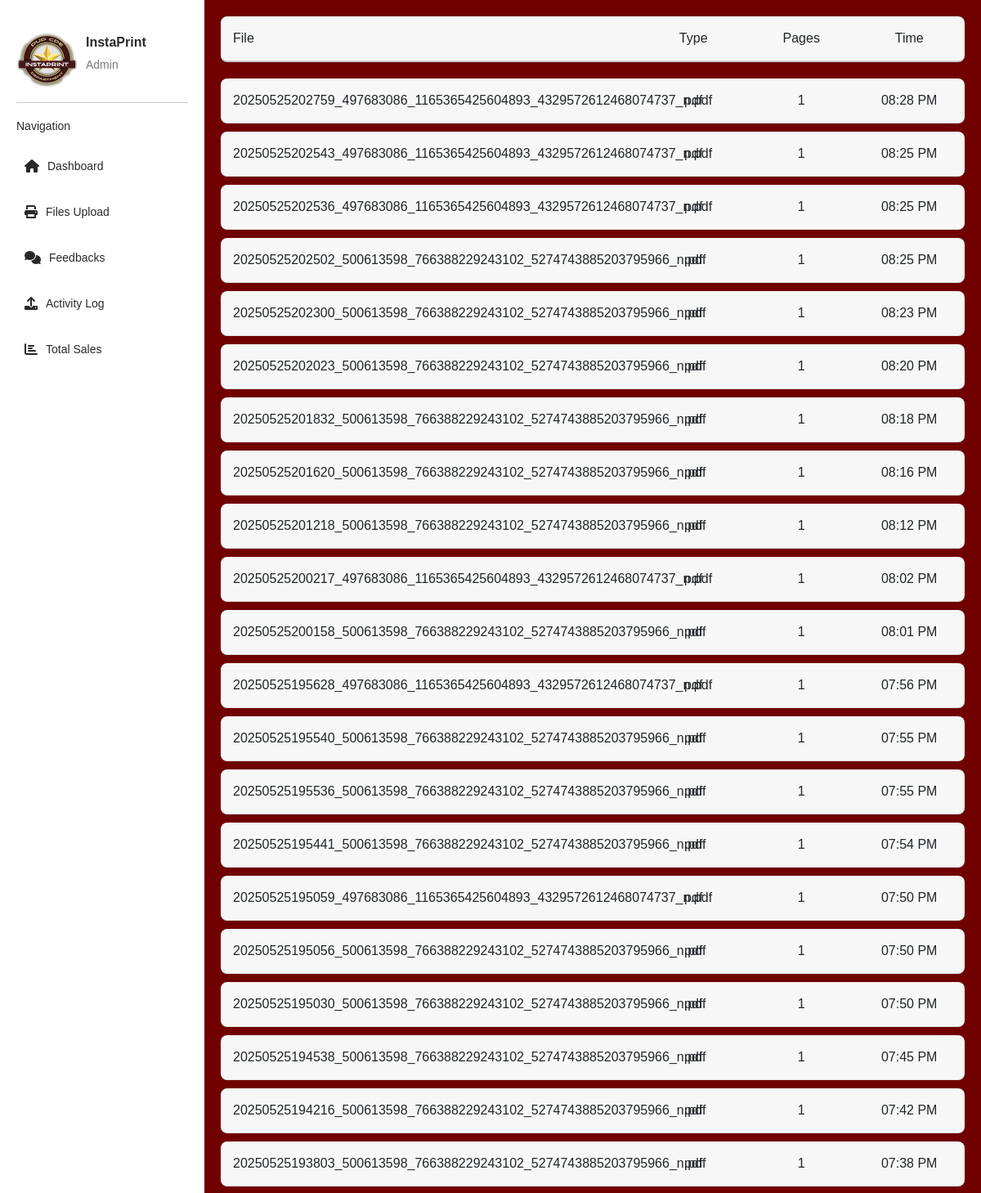
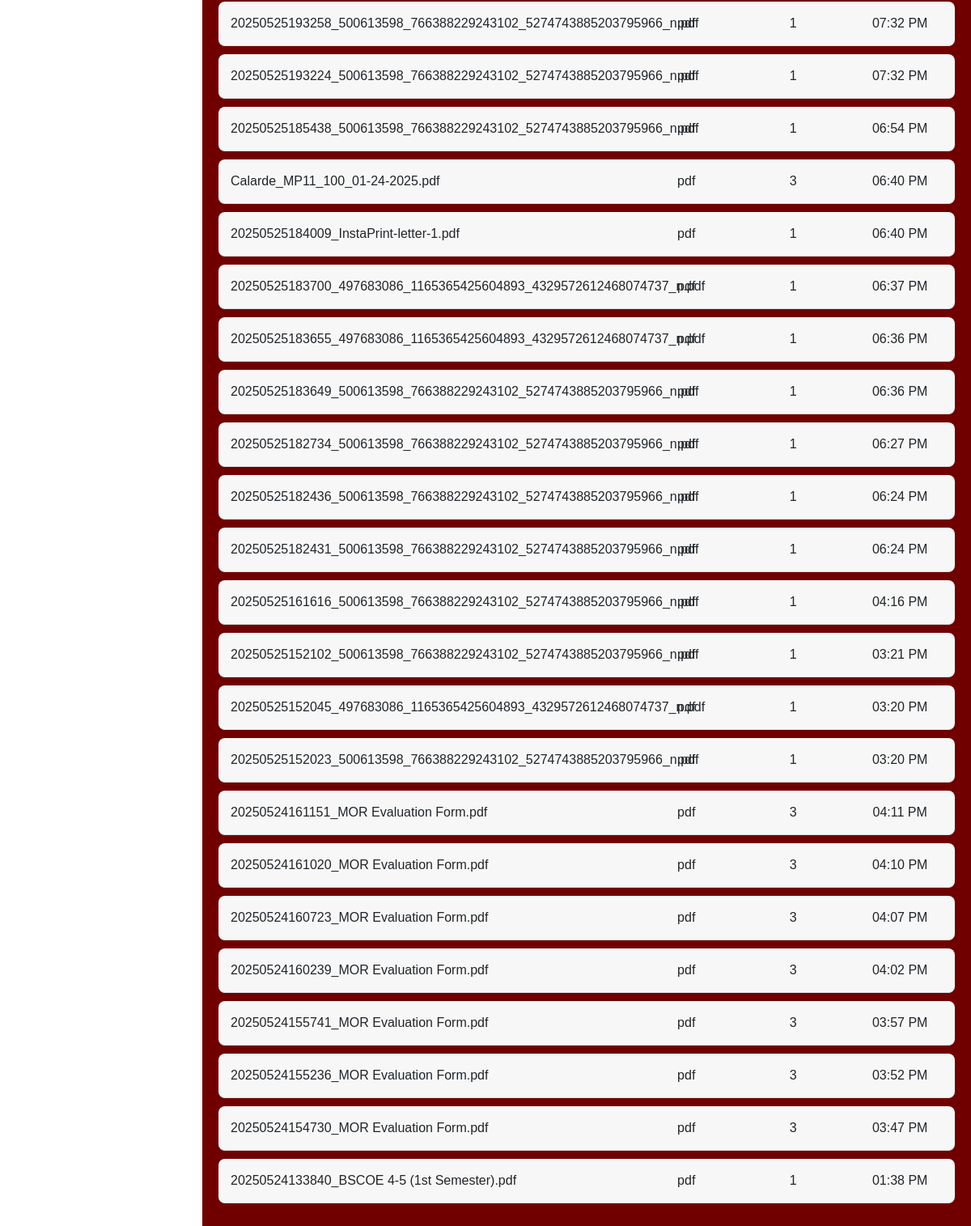
Screenshot of /admin-files-upload with the database file from the repository (2 pictures, top to bottom).
### app.py (models this page shows, shortened)
class UploadedFile(db.Model):
    id = db.Column(db.Integer, primary_key=True)
    filename = db.Column(db.String(255), nullable=False)
    file_type = db.Column(db.String(50), nullable=False)
    pages = db.Column(db.Integer, nullable=False)
    timestamp = db.Column(db.DateTime, default=datetime.utcnow)

### app.py (the view)
@app.route("/admin-files-upload") #
def admin_printed_pages(): #
    all_uploaded_files = UploadedFile.query.order_by(UploadedFile.timestamp.desc()).all() #
    formatted_files = []
    for uploaded_file_entry in all_uploaded_files:
        formatted_files.append({
            'file': uploaded_file_entry.filename,
            'type': uploaded_file_entry.file_type,
            'pages': uploaded_file_entry.pages,
            'time': uploaded_file_entry.timestamp.strftime('%I:%M %p') # Format time as needed
        })
    return render_template("admin-files-upload.html", uploaded=formatted_files) #

### templates/admin-files-upload.html (shortened to what this page needs)
<!DOCTYPE html>
<html lang="en">
<head>
    <link href="/static/css/admin-dashboard.css" rel="stylesheet" />
    <link rel="stylesheet" href="https://cdnjs.cloudflare.com/ajax/libs/font-awesome/6.0.0-beta3/css/all.min.css">
    <link href="https://cdn.jsdelivr.net/npm/bootstrap@5.3.0/dist/css/bootstrap.min.css" rel="stylesheet">
</head>
<body>
    <div class="container">
        <leftmenu class="menu">
            <div class="account">
                <img src="{{ url_for('static', filename='images/logo.jpg') }}" alt="InstaPrint Logo" class="profile-icon" style="max-width: 75px;">
                <div class="account-info">
                    <p class="name">InstaPrint</p>
                    <p class="role">Admin</p>
                </div>
            </div>
            <h2>Navigation</h2>
            <ul>
                <li><i class="fa-solid fa-house"></i> <a href="{{ url_for('admin_dashboard') }}">Dashboard</a></li>
                <li><i class="fa-solid fa-print"></i> <a href="{{ url_for('admin_printed_pages') }}">Files Upload</a></li>
                <li><i class="fa-solid fa-comments"></i> <a href="{{ url_for('admin_feedbacks') }}">Feedbacks</a></li>
                <li><i class="fa-solid fa-upload"></i> <a href="{{ url_for('admin_activity_log') }}">Activity Log</a></li>
                <li><i class="fa-solid fa-chart-bar"></i> <a href="{{ url_for('admin_sales') }}">Total Sales</a></li>
            </ul>
        </leftmenu>
        <content class="contents">
            <div class="files-table">
                <div class="files-header">
                    <div class="files-file">File</div>
                    <div class="files-type">Type</div>
                    <div class="files-pages">Pages</div>
                    <div class="files-time">Time</div>
                </div>
                {% for files in uploaded %}
                <div class="files-entry">
                    <div class="files-file">{{ files.file }}</div>
                    <div class="files-type">{{ files.type }}</div>
                    <div class="files-pages">{{ files.pages }}</div>
                    <div class="files-time">{{ files.time }}</div>
                </div>
                {% endfor %}
            </div>
        </content>
    </div>
</body>
</html>

### static/css/admin-dashboard.css (style rules this page uses)
* { margin: 0; padding: 0; box-sizing: border-box; font-family: Arial, sans-serif; }
.container { display: flex; min-height: 100vh; max-width: 100% !important; padding-left: 0 !important; padding-right: 0 !important; }
.menu { width: 250px; background-color: #FFFFFF; color: #292929; padding: 20px; font-size: 14px; }
.menu h2 { margin-bottom: 20px; font-size: 14px; }
.menu ul { list-style-type: none; padding-left: 0; }
.menu li { display: flex; align-items: center; margin: 15px 0; font-size: 14px; padding: 10px; }
.menu li i { margin-right: 10px; color: #292929; font-size: 16px; }
.menu a { color: #292929; text-decoration: none; flex: 1; }
.contents { flex: 1; padding: 20px; background-color: #700000; display: flex; flex-direction: column; gap: 20px; }
.account { display: flex; align-items: center; padding: 15px 0; border-bottom: 1px solid #ccc; margin-bottom: 20px; }
.profile-icon { font-size: 40px; color: #292929; margin-right: 10px; }
.account-info { display: flex; flex-direction: column; }
.account-info .name { font-weight: bold; font-size: 16px; margin-bottom: 5px; }
.account-info .role { font-size: 14px; color: #777; }
.files-table { width: 100%; }
.files-header, .files-entry { display: flex; justify-content: space-between; padding: 15px; border-bottom: 1px solid #ddd; border-radius: 8px; margin-bottom: 10px; background-color: #f7f7f7; }
.files-header { font-weight: bold; background-color: #f7f7f7; border-bottom: 2px solid #ccc; margin-bottom: 20px; }
.files-file { width: 55%; font-weight: 500; }
.files-type { width: 12%; font-weight: 500; text-align: center; }
.files-pages { width: 12%; font-weight: 500; text-align: center; }
.files-time { width: 12%; font-weight: 500; text-align: center; }

### templates/admin-files-upload.html (style rules this page uses)
.container { display: flex; }
.menu { flex-shrink: 0; }
.contents { flex-grow: 1; padding: 20px; }

### rows the page displays
UploadedFile: file "20250525202759_497683086_1165365425604893_4329572612468074737_n.pdf", type "pdf", pages "1", time "08:28 PM"
UploadedFile: file "20250525202543_497683086_1165365425604893_4329572612468074737_n.pdf", type "pdf", pages "1", time "08:25 PM"
UploadedFile: file "20250525202536_497683086_1165365425604893_4329572612468074737_n.pdf", type "pdf", pages "1", time "08:25 PM"
UploadedFile: file "20250525202502_500613598_766388229243102_5274743885203795966_n.pdf", type "pdf", pages "1", time "08:25 PM"
UploadedFile: file "20250525202300_500613598_766388229243102_5274743885203795966_n.pdf", type "pdf", pages "1", time "08:23 PM"
UploadedFile: file "20250525202023_500613598_766388229243102_5274743885203795966_n.pdf", type "pdf", pages "1", time "08:20 PM"
UploadedFile: file "20250525201832_500613598_766388229243102_5274743885203795966_n.pdf", type "pdf", pages "1", time "08:18 PM"
UploadedFile: file "20250525201620_500613598_766388229243102_5274743885203795966_n.pdf", type "pdf", pages "1", time "08:16 PM"
UploadedFile: file "20250525201218_500613598_766388229243102_5274743885203795966_n.pdf", type "pdf", pages "1", time "08:12 PM"
UploadedFile: file "20250525200217_497683086_1165365425604893_4329572612468074737_n.pdf", type "pdf", pages "1", time "08:02 PM"
UploadedFile: file "20250525200158_500613598_766388229243102_5274743885203795966_n.pdf", type "pdf", pages "1", time "08:01 PM"
UploadedFile: file "20250525195628_497683086_1165365425604893_4329572612468074737_n.pdf", type "pdf", pages "1", time "07:56 PM"
UploadedFile: file "20250525195540_500613598_766388229243102_5274743885203795966_n.pdf", type "pdf", pages "1", time "07:55 PM"
UploadedFile: file "20250525195536_500613598_766388229243102_5274743885203795966_n.pdf", type "pdf", pages "1", time "07:55 PM"
UploadedFile: file "20250525195441_500613598_766388229243102_5274743885203795966_n.pdf", type "pdf", pages "1", time "07:54 PM"
UploadedFile: file "20250525195059_497683086_1165365425604893_4329572612468074737_n.pdf", type "pdf", pages "1", time "07:50 PM"
UploadedFile: file "20250525195056_500613598_766388229243102_5274743885203795966_n.pdf", type "pdf", pages "1", time "07:50 PM"
UploadedFile: file "20250525195030_500613598_766388229243102_5274743885203795966_n.pdf", type "pdf", pages "1", time "07:50 PM"
UploadedFile: file "20250525194538_500613598_766388229243102_5274743885203795966_n.pdf", type "pdf", pages "1", time "07:45 PM"
UploadedFile: file "20250525194216_500613598_766388229243102_5274743885203795966_n.pdf", type "pdf", pages "1", time "07:42 PM"
UploadedFile: file "20250525193803_500613598_766388229243102_5274743885203795966_n.pdf", type "pdf", pages "1", time "07:38 PM"
UploadedFile: file "20250525193258_500613598_766388229243102_5274743885203795966_n.pdf", type "pdf", pages "1", time "07:32 PM"
UploadedFile: file "20250525193224_500613598_766388229243102_5274743885203795966_n.pdf", type "pdf", pages "1", time "07:32 PM"
UploadedFile: file "20250525185438_500613598_766388229243102_5274743885203795966_n.pdf", type "pdf", pages "1", time "06:54 PM"
UploadedFile: file "Calarde_MP11_100_01-24-2025.pdf", type "pdf", pages "3", time "06:40 PM"
UploadedFile: file "20250525184009_InstaPrint-letter-1.pdf", type "pdf", pages "1", time "06:40 PM"
UploadedFile: file "20250525183700_497683086_1165365425604893_4329572612468074737_n.pdf", type "pdf", pages "1", time "06:37 PM"
UploadedFile: file "20250525183655_497683086_1165365425604893_4329572612468074737_n.pdf", type "pdf", pages "1", time "06:36 PM"
UploadedFile: file "20250525183649_500613598_766388229243102_5274743885203795966_n.pdf", type "pdf", pages "1", time "06:36 PM"
UploadedFile: file "20250525182734_500613598_766388229243102_5274743885203795966_n.pdf", type "pdf", pages "1", time "06:27 PM"
UploadedFile: file "20250525182436_500613598_766388229243102_5274743885203795966_n.pdf", type "pdf", pages "1", time "06:24 PM"
UploadedFile: file "20250525182431_500613598_766388229243102_5274743885203795966_n.pdf", type "pdf", pages "1", time "06:24 PM"
UploadedFile: file "20250525161616_500613598_766388229243102_5274743885203795966_n.pdf", type "pdf", pages "1", time "04:16 PM"
UploadedFile: file "20250525152102_500613598_766388229243102_5274743885203795966_n.pdf", type "pdf", pages "1", time "03:21 PM"
UploadedFile: file "20250525152045_497683086_1165365425604893_4329572612468074737_n.pdf", type "pdf", pages "1", time "03:20 PM"
UploadedFile: file "20250525152023_500613598_766388229243102_5274743885203795966_n.pdf", type "pdf", pages "1", time "03:20 PM"
UploadedFile: file "20250524161151_MOR Evaluation Form.pdf", type "pdf", pages "3", time "04:11 PM"
UploadedFile: file "20250524161020_MOR Evaluation Form.pdf", type "pdf", pages "3", time "04:10 PM"
UploadedFile: file "20250524160723_MOR Evaluation Form.pdf", type "pdf", pages "3", time "04:07 PM"
UploadedFile: file "20250524160239_MOR Evaluation Form.pdf", type "pdf", pages "3", time "04:02 PM"
UploadedFile: file "20250524155741_MOR Evaluation Form.pdf", type "pdf", pages "3", time "03:57 PM"
UploadedFile: file "20250524155236_MOR Evaluation Form.pdf", type "pdf", pages "3", time "03:52 PM"
UploadedFile: file "20250524154730_MOR Evaluation Form.pdf", type "pdf", pages "3", time "03:47 PM"
UploadedFile: file "20250524133840_BSCOE 4-5 (1st Semester).pdf", type "pdf", pages "1", time "01:38 PM"
